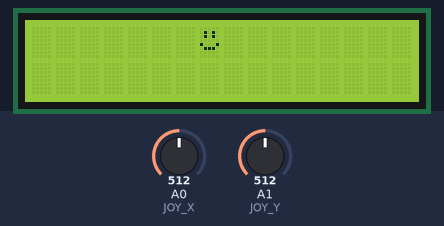
Recording of a sketch running on a simulated Arduino Uno, built with avr-gcc and run on an emulated ATmega328P. On the bench: 16×2 character LCD. The inputs (shaded band) are chosen by the test bench; at power-on: A0 (JOY_X) = 512, A1 (JOY_Y) = 512.

Above: at 1.2 s.
1.3 s: A0 (JOY_X) set to 710
At 2.8 s:
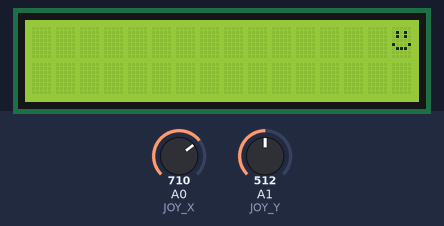
3.0 s: A1 (JOY_Y) set to 710
At 3.9 s:
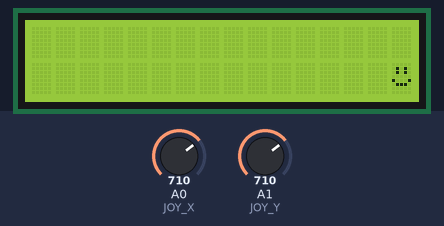
4.5 s: A0 (JOY_X) set to 290
At 4.66 s:
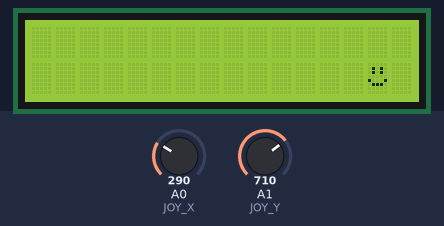
6.0 s: A1 (JOY_Y) set to 290
At 7.3 s:
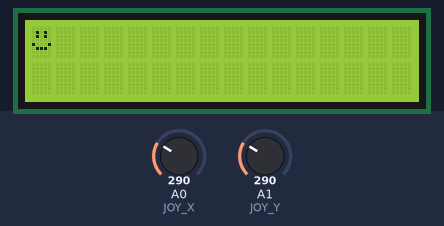
7.7 s: A0 (JOY_X) set to 716
At 7.82 s:
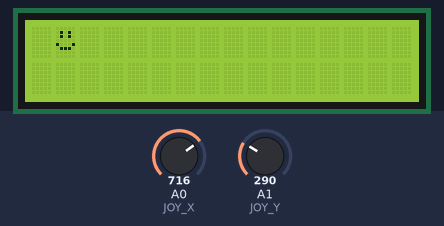
Timing chart, 0 to 10.7 s (numbered marks = the images above; inputs shaded):
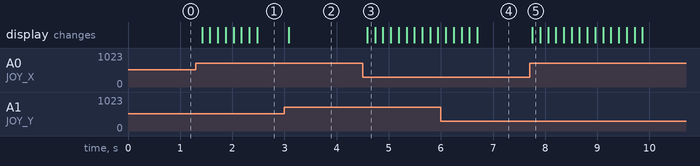

The sketch:

face.ino
```cpp
#include <LiquidCrystal.h>

LiquidCrystal lcd(7, 8, 9, 10, 11, 12);

const int JOY_X = A0;
const int JOY_Y = A1;
const int JOY_SW = 2;

int smileX = 7;
int smileY = 0;

byte smiley[8] = {
  B00000,
  B01010,
  B01010,
  B00000,
  B10001,
  B01110,
  B00000,
  B00000
};

void setup() {
  lcd.begin(16, 2);
  lcd.createChar(0, smiley);

  pinMode(JOY_SW, INPUT_PULLUP);

  lcd.setCursor(smileX, smileY);
  lcd.write(byte(0));
}

void loop() {
  int xValue = analogRead(JOY_X);
  int yValue = analogRead(JOY_Y);

  // Remove old smile
  lcd.setCursor(smileX, smileY);
  lcd.print(" ");

  // LEFT
  if (xValue < 300) {
    smileX--;

    if (smileX < 0) {
      smileX = 0;
    }
  }

  // RIGHT
  if (xValue > 700) {
    smileX++;

    if (smileX > 15) {
      smileX = 15;
    }
  }

  // UP
  if (yValue < 300) {
    smileY = 0;
  }

  // DOWN
  if (yValue > 700) {
    smileY = 1;
  }

  // Draw smile in new position
  lcd.setCursor(smileX, smileY);
  lcd.write(byte(0));

  delay(150);
}
```

Measured:
- after the input at 1.3 s, the display: first changes after 0.12 s (image 1 shows a later state)
- after the input at 3.0 s, the display: changes after 0.08 s (image 2)
- after the input at 4.5 s, the display: changes after 0.09 s (image 3)
- after the input at 7.7 s, the display: changes after 0.05 s (image 5)
